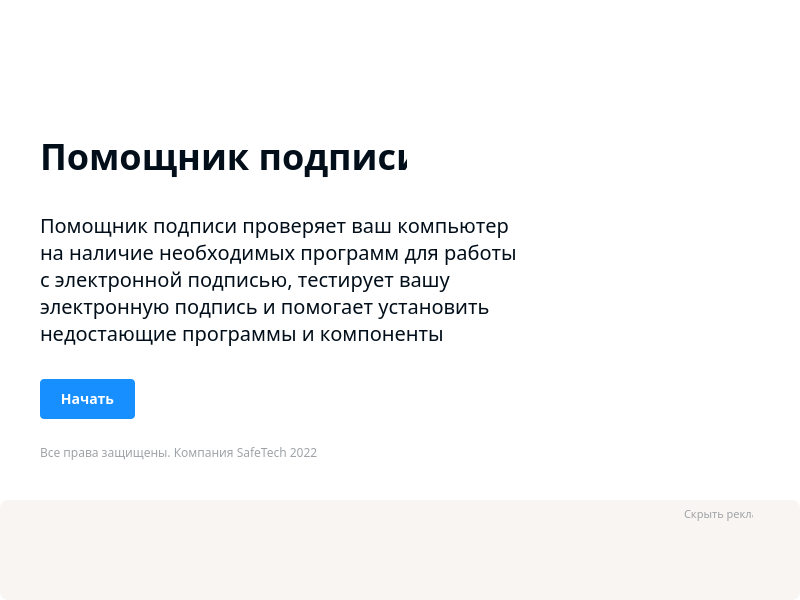
<?xml version="1.0" encoding="UTF-8"?>
<ui version="4.0">
 <class>MainWindow</class>
 <widget class="QMainWindow" name="MainWindow">
  <property name="geometry">
   <rect>
    <x>0</x>
    <y>0</y>
    <width>800</width>
    <height>600</height>
   </rect>
  </property>
  <property name="windowTitle">
   <string>MainWindow</string>
  </property>
  <property name="styleSheet">
   <string notr="true">background:  #FFFFFF;


</string>
  </property>
  <property name="locale">
   <locale language="Russian" country="Russia"/>
  </property>
  <widget class="QWidget" name="centralwidget">
   <property name="maximumSize">
    <size>
     <width>8000</width>
     <height>6000</height>
    </size>
   </property>
   <property name="styleSheet">
    <string notr="true">background: #FFFFFF;
border-radius: 8px;
border-width: 1px;
</string>
   </property>
   <widget class="QPushButton" name="startButton">
    <property name="geometry">
     <rect>
      <x>40</x>
      <y>379</y>
      <width>95</width>
      <height>40</height>
     </rect>
    </property>
    <property name="font">
     <font>
      <family>Segoe UI Variable Static 58</family>
      <pointsize>-1</pointsize>
      <italic>false</italic>
      <bold>true</bold>
      <stylestrategy>PreferDefault</stylestrategy>
      <kerning>false</kerning>
     </font>
    </property>
    <property name="cursor">
     <cursorShape>PointingHandCursor</cursorShape>
    </property>
    <property name="styleSheet">
     <string notr="true">border-radius: 4px;
background: #178FFF;
font: &quot;Segoe UI Variable Static Text&quot;;
font-size: 14px;
line-height: 20px;
text-align: center;
color: #FFFFFF;
font-weight: 600;

</string>
    </property>
    <property name="text">
     <string>Начать</string>
    </property>
   </widget>
   <widget class="QLabel" name="signature">
    <property name="geometry">
     <rect>
      <x>601</x>
      <y>199</y>
      <width>149</width>
      <height>149</height>
     </rect>
    </property>
    <property name="text">
     <string/>
    </property>
    <property name="pixmap">
     <pixmap resource="resource.qrc">:/Images/Resources/signature.png</pixmap>
    </property>
    <property name="scaledContents">
     <bool>true</bool>
    </property>
   </widget>
   <widget class="QLabel" name="mainText">
    <property name="geometry">
     <rect>
      <x>40</x>
      <y>211</y>
      <width>527</width>
      <height>135</height>
     </rect>
    </property>
    <property name="font">
     <font>
      <family>Segoe UI Variable Static Text</family>
      <pointsize>-1</pointsize>
      <italic>false</italic>
      <bold>false</bold>
      <strikeout>false</strikeout>
      <kerning>false</kerning>
     </font>
    </property>
    <property name="styleSheet">
     <string notr="true">color: #020F1A;
font: &quot;Segoe UI Variable Static Text&quot;;
font-size: 20px;
font-weight: 400;
line-height: 27px;
letter-spacing: 0em;
text-align: left;




</string>
    </property>
    <property name="text">
     <string>Помощник подписи проверяет ваш компьютер на наличие необходимых программ для работы с электронной подписью, тестирует вашу электронную подпись и помогает установить недостающие программы и компоненты</string>
    </property>
    <property name="scaledContents">
     <bool>false</bool>
    </property>
    <property name="wordWrap">
     <bool>true</bool>
    </property>
   </widget>
   <widget class="QLabel" name="titleText">
    <property name="geometry">
     <rect>
      <x>40</x>
      <y>132</y>
      <width>367</width>
      <height>47</height>
     </rect>
    </property>
    <property name="font">
     <font>
      <family>PT Serif</family>
      <pointsize>-1</pointsize>
      <italic>false</italic>
      <bold>true</bold>
     </font>
    </property>
    <property name="styleSheet">
     <string notr="true">font: &quot;PT Serif&quot;;
font-size: 36px;
font-weight: 700;
line-height: 48px;
letter-spacing: 0em;
text-align: left;
color: #020F1A;</string>
    </property>
    <property name="text">
     <string>Помощник подписи</string>
    </property>
   </widget>
   <widget class="QLabel" name="rectangle">
    <property name="geometry">
     <rect>
      <x>40</x>
      <y>60</y>
      <width>48</width>
      <height>48</height>
     </rect>
    </property>
    <property name="text">
     <string/>
    </property>
    <property name="pixmap">
     <pixmap resource="resource.qrc">:/Images/Resources/rectangle.png</pixmap>
    </property>
    <property name="scaledContents">
     <bool>true</bool>
    </property>
   </widget>
   <widget class="QFrame" name="naviFrame">
    <property name="geometry">
     <rect>
      <x>0</x>
      <y>40</y>
      <width>800</width>
      <height>40</height>
     </rect>
    </property>
    <property name="autoFillBackground">
     <bool>false</bool>
    </property>
    <property name="styleSheet">
     <string notr="true">background: none;</string>
    </property>
    <property name="frameShape">
     <enum>QFrame::StyledPanel</enum>
    </property>
    <property name="frameShadow">
     <enum>QFrame::Raised</enum>
    </property>
    <widget class="QPushButton" name="questionMark">
     <property name="geometry">
      <rect>
       <x>760</x>
       <y>4</y>
       <width>32</width>
       <height>32</height>
      </rect>
     </property>
     <property name="styleSheet">
      <string notr="true">background: none;</string>
     </property>
     <property name="text">
      <string/>
     </property>
     <property name="icon">
      <iconset resource="resource.qrc">
       <normaloff>:/Images/Resources/questionmark.png</normaloff>:/Images/Resources/questionmark.png</iconset>
     </property>
     <property name="iconSize">
      <size>
       <width>32</width>
       <height>32</height>
      </size>
     </property>
    </widget>
   </widget>
   <widget class="QLabel" name="copyright">
    <property name="geometry">
     <rect>
      <x>40</x>
      <y>444</y>
      <width>720</width>
      <height>16</height>
     </rect>
    </property>
    <property name="font">
     <font>
      <family>Segoe UI Variable Static Text</family>
      <pointsize>-1</pointsize>
      <italic>false</italic>
      <bold>false</bold>
     </font>
    </property>
    <property name="styleSheet">
     <string notr="true">font: &quot;Segoe UI Variable Static Text&quot;;
font-size: 12px;
line-height: 16px;
letter-spacing: 0.02em;
text-align: left;
color: #9FA3A7;
font-weight: 350;


</string>
    </property>
    <property name="text">
     <string>Все права защищены. Компания SafeTech 2022</string>
    </property>
   </widget>
   <widget class="QFrame" name="bannerFrame">
    <property name="geometry">
     <rect>
      <x>0</x>
      <y>500</y>
      <width>800</width>
      <height>100</height>
     </rect>
    </property>
    <property name="styleSheet">
     <string notr="true">background: #F9F5F2;
</string>
    </property>
    <property name="frameShape">
     <enum>QFrame::StyledPanel</enum>
    </property>
    <property name="frameShadow">
     <enum>QFrame::Raised</enum>
    </property>
    <widget class="QLabel" name="label">
     <property name="geometry">
      <rect>
       <x>135</x>
       <y>5</y>
       <width>525</width>
       <height>95</height>
      </rect>
     </property>
     <property name="text">
      <string/>
     </property>
     <property name="pixmap">
      <pixmap resource="resource.qrc">:/Images/Resources/banner.png</pixmap>
     </property>
     <property name="scaledContents">
      <bool>true</bool>
     </property>
    </widget>
    <widget class="QFrame" name="closeBannerFrame">
     <property name="geometry">
      <rect>
       <x>684</x>
       <y>5</y>
       <width>104</width>
       <height>18</height>
      </rect>
     </property>
     <property name="acceptDrops">
      <bool>false</bool>
     </property>
     <property name="frameShape">
      <enum>QFrame::StyledPanel</enum>
     </property>
     <property name="frameShadow">
      <enum>QFrame::Raised</enum>
     </property>
     <property name="lineWidth">
      <number>1</number>
     </property>
     <layout class="QHBoxLayout" name="horizontalLayout">
      <property name="spacing">
       <number>3</number>
      </property>
      <property name="sizeConstraint">
       <enum>QLayout::SetDefaultConstraint</enum>
      </property>
      <property name="leftMargin">
       <number>0</number>
      </property>
      <property name="topMargin">
       <number>0</number>
      </property>
      <property name="rightMargin">
       <number>0</number>
      </property>
      <property name="bottomMargin">
       <number>0</number>
      </property>
      <item>
       <widget class="QLabel" name="closeBannerLabel">
        <property name="font">
         <font>
          <family>Segoe UI Variable Static 58</family>
          <pointsize>-1</pointsize>
          <italic>false</italic>
          <bold>false</bold>
         </font>
        </property>
        <property name="styleSheet">
         <string notr="true">font: &quot;Segoe UI Variable Static Text&quot;;
font-size: 11px;
font-weight: 350;
line-height: 16px;
letter-spacing: 0.02em;
text-align: left;
color: #9FA3A7;

</string>
        </property>
        <property name="lineWidth">
         <number>0</number>
        </property>
        <property name="text">
         <string>Скрыть рекламу</string>
        </property>
        <property name="wordWrap">
         <bool>false</bool>
        </property>
       </widget>
      </item>
      <item>
       <widget class="QPushButton" name="closeBannerButton">
        <property name="styleSheet">
         <string notr="true">background: none;</string>
        </property>
        <property name="text">
         <string/>
        </property>
        <property name="icon">
         <iconset resource="resource.qrc">
          <normaloff>:/Images/Resources/closebanner.png</normaloff>:/Images/Resources/closebanner.png</iconset>
        </property>
        <property name="iconSize">
         <size>
          <width>9</width>
          <height>9</height>
         </size>
        </property>
       </widget>
      </item>
     </layout>
    </widget>
   </widget>
   <widget class="QFrame" name="header">
    <property name="geometry">
     <rect>
      <x>0</x>
      <y>0</y>
      <width>800</width>
      <height>40</height>
     </rect>
    </property>
    <property name="styleSheet">
     <string notr="true">background: none;
</string>
    </property>
    <property name="frameShape">
     <enum>QFrame::StyledPanel</enum>
    </property>
    <property name="frameShadow">
     <enum>QFrame::Raised</enum>
    </property>
    <widget class="QPushButton" name="closeApp">
     <property name="geometry">
      <rect>
       <x>760</x>
       <y>4</y>
       <width>32</width>
       <height>32</height>
      </rect>
     </property>
     <property name="font">
      <font>
       <pointsize>1</pointsize>
      </font>
     </property>
     <property name="cursor">
      <cursorShape>PointingHandCursor</cursorShape>
     </property>
     <property name="text">
      <string/>
     </property>
     <property name="icon">
      <iconset resource="resource.qrc">
       <normaloff>:/Images/Resources/mainbanner.png</normaloff>:/Images/Resources/mainbanner.png</iconset>
     </property>
     <property name="iconSize">
      <size>
       <width>32</width>
       <height>32</height>
      </size>
     </property>
    </widget>
   </widget>
  </widget>
 </widget>
 <resources>
  <include location="resource.qrc"/>
 </resources>
 <connections/>
</ui>
